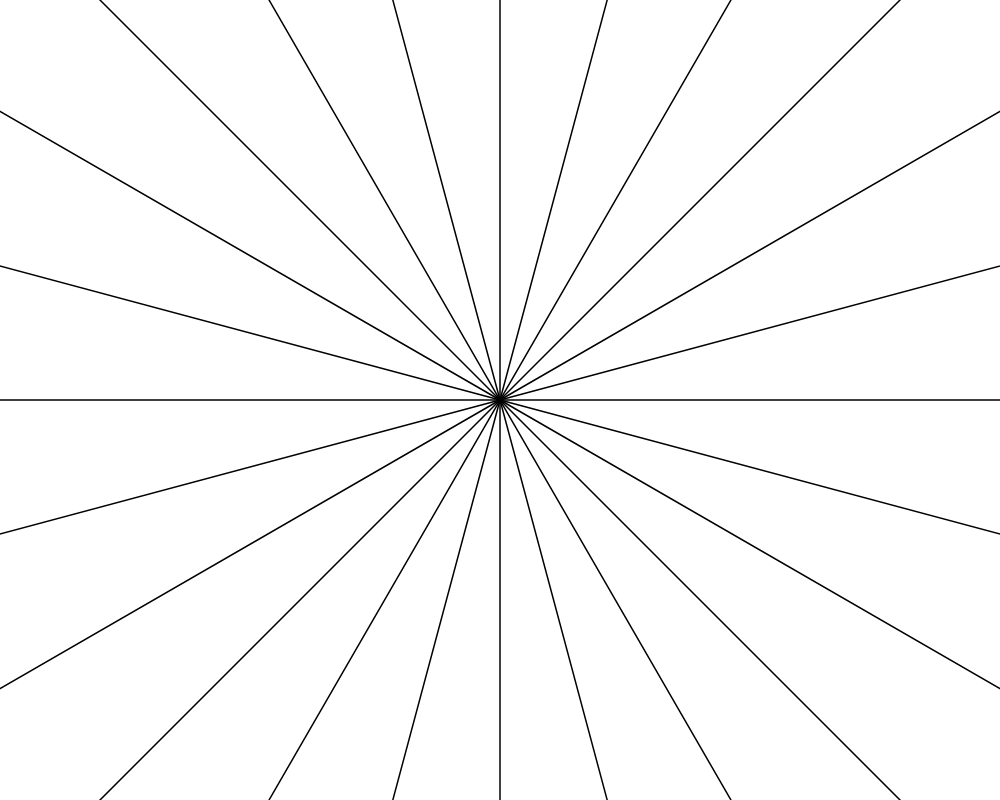
Frame 1 (no input)
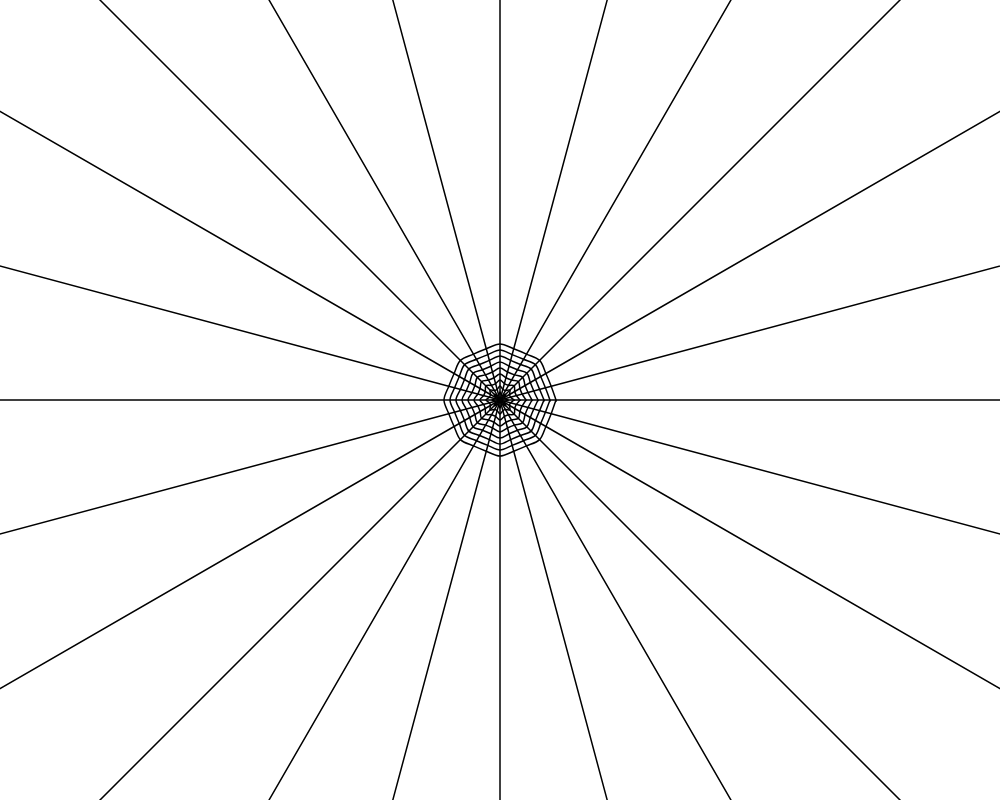
Frame 60 (no input)
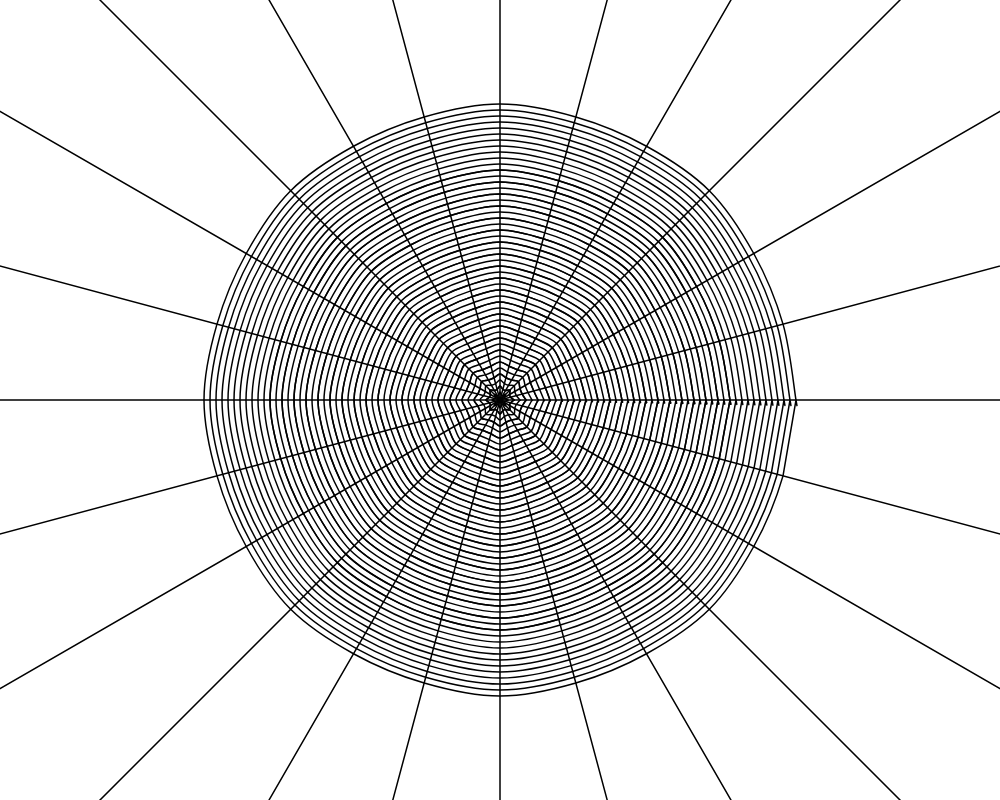
Frame 120 (the mouse pressed at the canvas centre since frame 60)

The p5.js sketch that drew these frames (run headless with seeded random() and noise() and a simulated clock; from frame 60 on, the mouse is pressed at the canvas centre):

// p5.js sketch
// ── sketch.js
let numSpokes = 24;
let numRings = 5;
let radius = 1500; // Increased radius for a bigger web
let imperfection = 2;

let currentRing = 0;
let animationStep = 0;
let totalSteps = 100; // Control the speed of ring drawing

function setup() {
  createCanvas(1000, 800); // Larger canvas to accommodate the bigger web
  background(255);
  stroke(0);
  strokeWeight(1.5);
  noFill();
  frameRate(30); // Control the speed of the overall drawing process
  
  // Draw the spokes first
  let centerX = width / 2;
  let centerY = height / 2;
  for (let s = 0; s < numSpokes; s++) {
    let angle = TWO_PI / numSpokes * s;
    let x = centerX + cos(angle) * (radius + (s % 2 === 0 ? imperfection : -imperfection));
    let y = centerY + sin(angle) * (radius + (s % 2 === 0 ? imperfection : -imperfection));
    line(centerX, centerY, x, y);
    
    
  }
}

function draw() {
  let centerX = width / 2;
  let centerY = height / 2;

  // Gradually draw the rings
  if (currentRing <= numRings) {
    beginShape();
    let currentStepAngle = TWO_PI / numSpokes;
    for (let s = 0; s <= numSpokes; s++) {
      let angle = currentStepAngle * s;
      let ringRadius = (radius / numRings) * currentRing;

      // Gradual appearance of rings
      let adjustedRadius = ringRadius * (animationStep / totalSteps);

      let x = centerX + cos(angle) * (adjustedRadius + (s % 3 === 0 ? imperfection : -imperfection / 2));
      let y = centerY + sin(angle) * (adjustedRadius + (s % 3 === 0 ? imperfection : -imperfection / 2));
      curveVertex(x, y);
    }
    endShape(CLOSE);

    // Increment the animation step and move to next ring when done
    animationStep += 2;
    if (animationStep >= totalSteps) {
      animationStep = 0;
      currentRing += 1;
    }
  }

  // Stop the draw loop once everything is drawn
  if (currentRing > numRings) {
    noLoop();
  }
}
